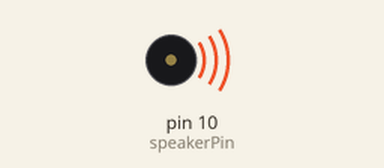
Recording of a sketch running on a simulated Arduino Uno, built with avr-gcc and run on an emulated ATmega328P. Shown: buzzer (waves = sounding). At 14.9 s the program stops and its outputs stay as they are.

Above: at 0.15 s.
At 14.9 s:
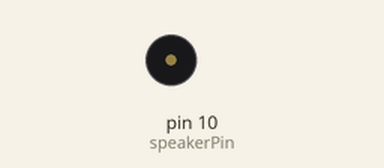
Timing chart, 0 to 16.4 s (numbered marks = the images above):
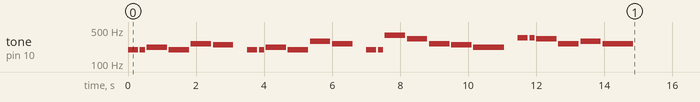

Measured:
- by itself, tone on pin 10 (speakerPin): plays 196 Hz for 0.30 s, 196 Hz for 0.15 s, 220 Hz for 0.60 s, 196 Hz for 0.60 s, 262 Hz for 0.60 s, 247 Hz for 0.60 s … (25 notes in this stretch)

The sketch:

Circuit_2A_Buzzer.ino
```cpp
/*
 * CIrcuit 2A-Buzzer
 * Play notes using a buzzer (i.e., a very cheap speaker
 */

int speakerPin = 10;    // buzzer connects to pin 10

void setup() {
  pinMode(speakerPin, OUTPUT);    // the arduino will output a signal to drive the speaker
}

void loop() {
  // play specific notes for specific beats
  play('g', 2);
  play('g', 1);
  play('a', 4);
  play('g', 4);
  play('C', 4);
  play('b', 4);
  play(' ', 2);   //a pause before playing next set of notes

  play('g', 2);
  play('g', 1);
  play('a', 4);
  play('g', 4);
  play('D', 4);
  play('C', 4);
  play(' ', 2);

  play('g', 2);
  play('g', 1);
  play('G', 4);
  play('E', 4);
  play('C', 4);
  play('b', 4);
  play('a', 6);
  play(' ', 2);

  play('F', 2);
  play('F', 1);
  play('E', 4);
  play('C', 4);
  play('D', 4);
  play('C', 6);

  while(true){}   // this line prevents the song from being played again by essentially
                  // "traps" the code in an always-true condition that makes it do nothing
}

void play(char note, int beats) {
  // number of available notes
  int numNotes = 14;
  // available notes (C major scale in two octaves)
  char notes[] = {'c', 'd', 'e', 'f', 'g', 'a', 'b', 'C', 'D', 'E', 'F', 'G', 'A', 'B', ' '};
  // frequencies associated with each note, in same order as notes are named in array notes[]
  int frequencies[] = {131, 147, 165, 175, 196, 220, 247, 262, 294, 330, 349, 392, 440, 494, 0};
  // variable to store the frequency of the note to play
  int currentFrequency = 0;
  // one beat = 150 milliseconds
  int beatLength = 150;

  // iterate through the list of notes until you hit the note passed as function's input parameter
  // use the array index of that note to find the associated frequency
  for(int i=0; i<numNotes; i++){
    if(notes[i]==note){
      currentFrequency = frequencies[i];
    }
  }

  // output a soundwave at given frequency through given pin for a given amount of time
  tone(speakerPin, currentFrequency, beats*beatLength);
  delay(beats*beatLength);  // wait for note to finish playing
  delay(50);  // wait 50ms before continuing code

}
```
